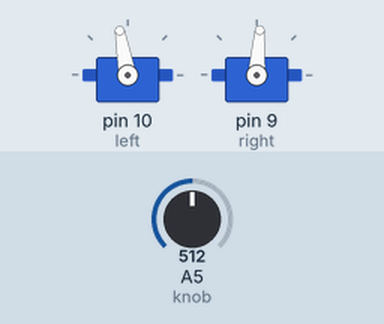
Simulated run of this sketch. Board: Arduino Uno, built with avr-gcc and run on an emulated ATmega328P. On the bench: 2 × servo. The inputs (shaded band) are chosen by the test bench; at power-on: A5 (knob) = 512.

Above: at 1.2 s.
1.3 s: A5 (knob) set to 306
At 2.0 s:
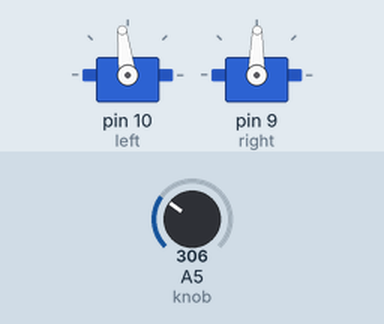
2.8 s: A5 (knob) set to 1023
At 3.2 s:
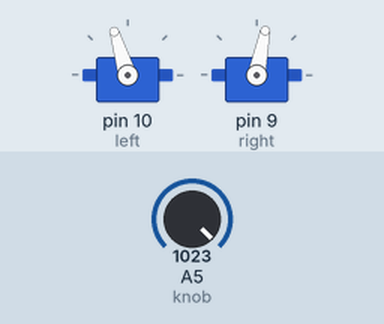
4.3 s: A5 (knob) set to 511
At 5.5 s:
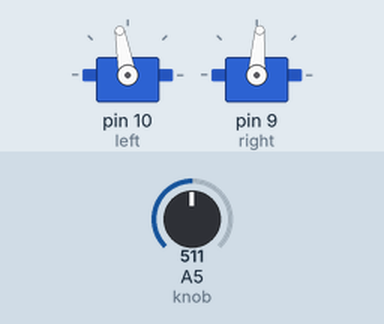
Timing chart, 0 to 7.3 s (numbered marks = the images above; inputs shaded):
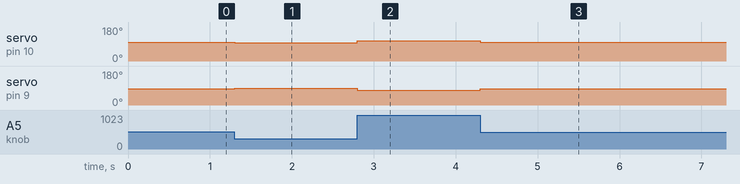

Measured:
- after the input at 1.3 s, servo on pin 10 (left): 100° → 97° at once; servo on pin 9 (right): 86° → 89° at once
- after the input at 2.8 s, servo on pin 10 (left): 97° → 107° at once; servo on pin 9 (right): 89° → 79° at once
- after the input at 4.3 s, servo on pin 10 (left): 107° → 100° at once; servo on pin 9 (right): 79° → 86° at once

The sketch:

User_Program3_4.ino
```cpp
/*Software 1073 Arduino BoeBots
User Program
Method stubs are pre-made. add your own code to complete the challenge!

Program Task: Have the robot vary its speed based on how far one turns the potentiometer
Feel free to view the example program within the same folder if you need help!
*/
#include <Servo.h>;
Servo left;
Servo right;
int knob = 5;
void setup(){

  left.attach(10);
  right.attach(9);
}

void loop(){
  int knobVal = analogRead(knob);
  int servoVal = knobVal / 7;
  left.writeMicroseconds (1500 + servoVal);
  right.writeMicroseconds (1500 - servoVal);
}
```
